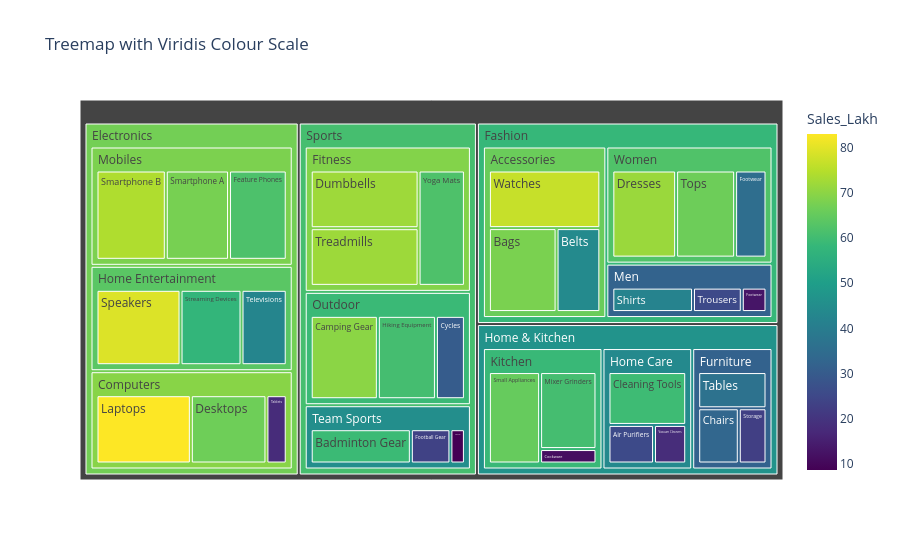

The notebook cell saved with this chart:
### Markdown cell above
### Tweak 1: Change the colour palette

Colour can make patterns easier to see. A sequential palette is appropriate when a darker or stronger colour means a larger value.

Try changing `color_continuous_scale` to `"Viridis"`, `"Greens"`, `"Oranges"` or `"RdBu"` and compare the result.

### Code cell
fig = px.treemap(
    df,
    path=["Category", "Subcategory", "Product"],
    values="Sales_Lakh",
    color="Sales_Lakh",
    color_continuous_scale="Viridis",
    title="Treemap with Viridis Colour Scale"
)
fig.show()

### Figure 1 — Plotly figure (JSON) as saved in the notebook; plotly's stock layout.template omitted (floating-point values rounded to 4 significant figures)
{"data": [{"branchvalues": "total", "customdata": [[67.59], [74.11], [61.7], [83.12], [66.61], [17.86], [42.68], [79.36], [57.58], [42.14], [25.5], [12.91], [71.73], [66.37], [35.3], [76.77], [67.94], [43.94], [11.37], [60.59], [65.35], [33.09], [36.53], [22.59], [18.0], [25.47], [59.58], [72.12], [61.92], [72.08], [69.97], [30.2], [60.55], [23.39], [8.57], [59.19], [68.18], [69.6], [63.66], [32.19], [62.26], [65.94], [58.78], [31.88], [43.89], [69.04], [58.95], [45.24], [67.14], [58.36], [46.71], [60.76]], "domain": {"x": [0, 1], "y": [0, 1]}, "hovertemplate": "labels=%{label}<br>Sales_Lakh_sum=%{value}<br>parent=%{parent}<br>id=%{id}<br>Sales_Lakh=%{color}<extra></extra>", "ids": ["Electronics/Mobiles/Smartphone A", "Electronics/Mobiles/Smartphone B", "Electronics/Mobiles/Feature Phones", "Electronics/Computers/Laptops", "Electronics/Computers/Desktops", "Electronics/Computers/Tablets", "Electronics/Home Entertainment/Televisions", "Electronics/Home Entertainment/Speakers", "Electronics/Home Entertainment/Streaming Devices", "Fashion/Men/Shirts", "Fashion/Men/Trousers", "Fashion/Men/Footwear", "Fashion/Women/Dresses", "Fashion/Women/Tops", "Fashion/Women/Footwear", "Fashion/Accessories/Watches", "Fashion/Accessories/Bags", "Fashion/Accessories/Belts", "Home & Kitchen/Kitchen/Cookware", "Home & Kitchen/Kitchen/Mixer Grinders", "Home & Kitchen/Kitchen/Small Appliances", "Home & Kitchen/Furniture/Chairs", "Home & Kitchen/Furniture/Tables", "Home & Kitchen/Furniture/Storage", "Home & Kitchen/Home Care/Vacuum Cleaners", "Home & Kitchen/Home Care/Air Purifiers", "Home & Kitchen/Home Care/Cleaning Tools", "Sports/Fitness/Dumbbells", "Sports/Fitness/Yoga Mats", "Sports/Fitness/Treadmills", "Sports/Outdoor/Camping Gear", "Sports/Outdoor/Cycles", "Sports/Outdoor/Hiking Equipment", "Sports/Team Sports/Football Gear", "Sports/Team Sports/Cricket Gear", "Sports/Team Sports/Badminton Gear", "Electronics/Mobiles", "Electronics/Computers", "Electronics/Home Entertainment", "Fashion/Men", "Fashion/Women", "Fashion/Accessories", "Home & Kitchen/Kitchen", "Home & Kitchen/Furniture", "Home & Kitchen/Home Care", "Sports/Fitness", "Sports/Outdoor", "Sports/Team Sports", "Electronics", "Fashion", "Home & Kitchen", "Sports"], "labels": ["Smartphone A", "Smartphone B", "Feature Phones", "Laptops", "Desktops", "Tablets", "Televisions", "Speakers", "Streaming Devices", "Shirts", "Trousers", "Footwear", "Dresses", "Tops", "Footwear", "Watches", "Bags", "Belts", "Cookware", "Mixer Grinders", "Small Appliances", "Chairs", "Tables", "Storage", "Vacuum Cleaners", "Air Purifiers", "Cleaning Tools", "Dumbbells", "Yoga Mats", "Treadmills", "Camping Gear", "Cycles", "Hiking Equipment", "Football Gear", "Cricket Gear", "Badminton Gear", "Mobiles", "Computers", "Home Entertainment", "Men", "Women", "Accessories", "Kitchen", "Furniture", "Home Care", "Fitness", "Outdoor", "Team Sports", "Electronics", "Fashion", "Home & Kitchen", "Sports"], "marker": {"coloraxis": "coloraxis", "colors": [67.59, 74.11, 61.7, 83.12, 66.61, 17.86, 42.68, 79.36, 57.58, 42.14, 25.5, 12.91, 71.73, 66.37, 35.3, 76.77, 67.94, 43.94, 11.37, 60.59, 65.35, 33.09, 36.53, 22.59, 18.0, 25.47, 59.58, 72.12, 61.92, 72.08, 69.97, 30.2, 60.55, 23.39, 8.57, 59.19, 68.18, 69.6, 63.66, 32.19, 62.26, 65.94, 58.78, 31.88, 43.89, 69.04, 58.95, 45.24, 67.14, 58.36, 46.71, 60.76]}, "name": "", "parents": ["Electronics/Mobiles", "Electronics/Mobiles", "Electronics/Mobiles", "Electronics/Computers", "Electronics/Computers", "Electronics/Computers", "Electronics/Home Entertainment", "Electronics/Home Entertainment", "Electronics/Home Entertainment", "Fashion/Men", "Fashion/Men", "Fashion/Men", "Fashion/Women", "Fashion/Women", "Fashion/Women", "Fashion/Accessories", "Fashion/Accessories", "Fashion/Accessories", "Home & Kitchen/Kitchen", "Home & Kitchen/Kitchen", "Home & Kitchen/Kitchen", "Home & Kitchen/Furniture", "Home & Kitchen/Furniture", "Home & Kitchen/Furniture", "Home & Kitchen/Home Care", "Home & Kitchen/Home Care", "Home & Kitchen/Home Care", "Sports/Fitness", "Sports/Fitness", "Sports/Fitness", "Sports/Outdoor", "Sports/Outdoor", "Sports/Outdoor", "Sports/Team Sports", "Sports/Team Sports", "Sports/Team Sports", "Electronics", "Electronics", "Electronics", "Fashion", "Fashion", "Fashion", "Home & Kitchen", "Home & Kitchen", "Home & Kitchen", "Sports", "Sports", "Sports", "", "", "", ""], "type": "treemap", "values": [67.59, 74.11, 61.7, 83.12, 66.61, 17.86, 42.68, 79.36, 57.58, 42.14, 25.5, 12.91, 71.73, 66.37, 35.3, 76.77, 67.94, 43.94, 11.37, 60.59, 65.35, 33.09, 36.53, 22.59, 18.0, 25.47, 59.58, 72.12, 61.92, 72.08, 69.97, 30.2, 60.55, 23.39, 8.57, 59.19, 203.4, 167.6, 179.6, 80.55, 173.4, 188.6, 137.3, 92.21, 103.0, 206.1, 160.7, 91.15, 550.6, 442.6, 332.6, 458.0]}], "layout": {"coloraxis": {"autocolorscale": false, "colorbar": {"title": {"text": "Sales_Lakh"}}, "colorscale": [[0, "#440154"], [0.1111, "#482878"], [0.2222, "#3e4989"], [0.3333, "#31688e"], [0.4444, "#26828e"], [0.5556, "#1f9e89"], [0.6667, "#35b779"], [0.7778, "#6ece58"], [0.8889, "#b5de2b"], [1, "#fde725"]]}, "legend": {"tracegroupgap": 0}, "title": {"text": "Treemap with Viridis Colour Scale"}}}
